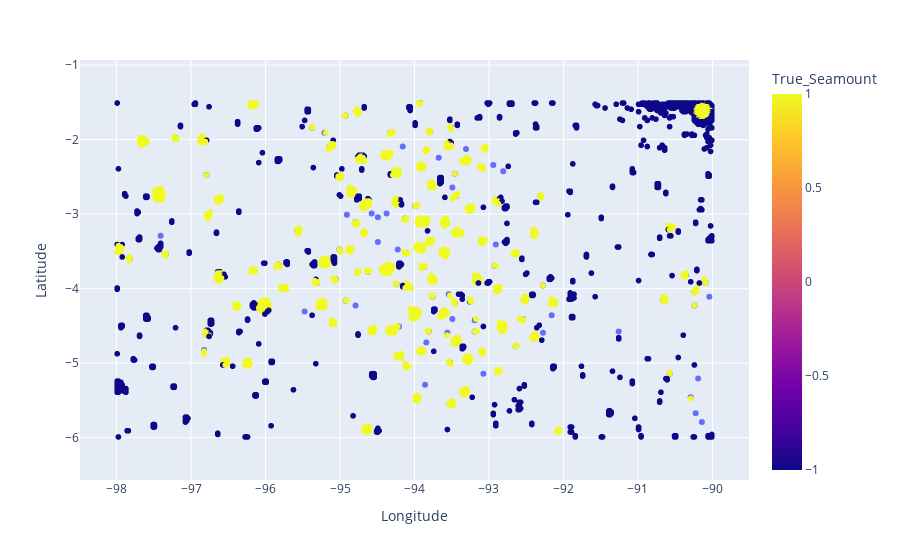

The cell this chart's notebook holds for it:
### Code cell
fig = px.scatter(df_labeled, x="Longitude", y="Latitude", color="True_Seamount")
fig.add_trace(px.scatter(x=seamounts[:, 0], y=seamounts[:, 1]).data[0])
fig.update_xaxes(
    scaleanchor="y",
    scaleratio=1,
  )
fig.show()

### Figure 1 — Plotly figure (JSON) as saved in the notebook; plotly's stock layout.template omitted (floating-point values rounded to 4 significant figures; data arrays with more than 128 entries replaced by an {"elided": "..."} marker saying what was removed)
{"data": [{"hovertemplate": "Longitude=%{x}<br>Latitude=%{y}<br>True_Seamount=%{marker.color}<extra></extra>", "legendgroup": "", "marker": {"color": {"elided": "2541 int values"}, "coloraxis": "coloraxis", "symbol": "circle"}, "mode": "markers", "name": "", "showlegend": false, "type": "scattergl", "x": {"elided": "2541 float values"}, "xaxis": "x", "y": {"elided": "2541 float values"}, "yaxis": "y"}, {"hovertemplate": "x=%{x}<br>y=%{y}<extra></extra>", "legendgroup": "", "marker": {"color": "#636efa", "symbol": "circle"}, "mode": "markers", "name": "", "orientation": "v", "showlegend": false, "type": "scatter", "x": {"elided": "151 float values"}, "xaxis": "x", "y": {"elided": "151 float values"}, "yaxis": "y"}], "layout": {"coloraxis": {"colorbar": {"title": {"text": "True_Seamount"}}, "colorscale": [[0, "#0d0887"], [0.1111, "#46039f"], [0.2222, "#7201a8"], [0.3333, "#9c179e"], [0.4444, "#bd3786"], [0.5556, "#d8576b"], [0.6667, "#ed7953"], [0.7778, "#fb9f3a"], [0.8889, "#fdca26"], [1, "#f0f921"]]}, "legend": {"tracegroupgap": 0}, "margin": {"t": 60}, "xaxis": {"anchor": "y", "domain": [0, 1], "scaleanchor": "y", "scaleratio": 1, "title": {"text": "Longitude"}}, "yaxis": {"anchor": "x", "domain": [0, 1], "title": {"text": "Latitude"}}}}
